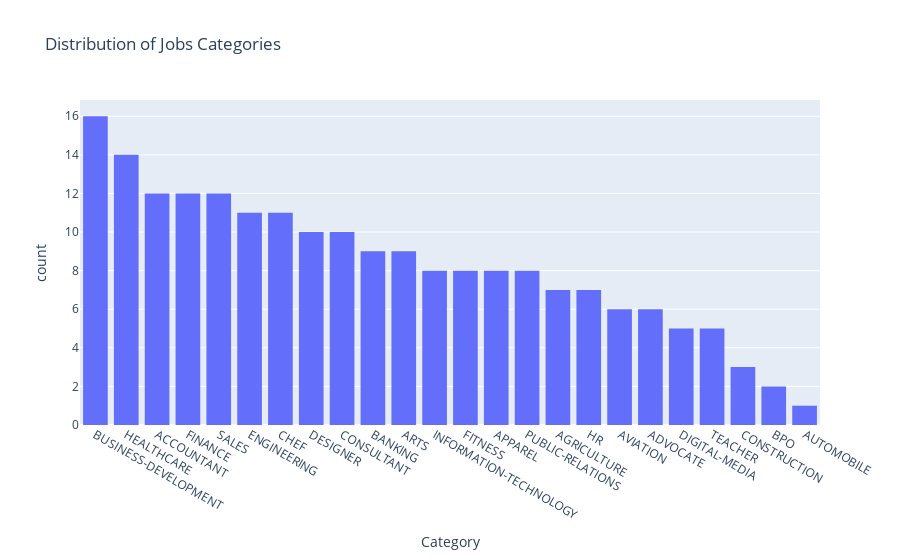

Write notebook code for a chart like this one.
### Code cell
fig = px.histogram(
    data, x='Category', title='Distribution of Jobs Categories'
).update_xaxes(categoryorder="total descending")
fig.show()

### Figure 1 — Plotly figure (JSON) as saved in the notebook; plotly's stock layout.template omitted (floating-point values rounded to 4 significant figures; data arrays with more than 128 entries replaced by an {"elided": "..."} marker saying what was removed)
{"data": [{"alignmentgroup": "True", "bingroup": "x", "hovertemplate": "Category=%{x}<br>count=%{y}<extra></extra>", "legendgroup": "", "marker": {"color": "#636efa", "pattern": {"shape": ""}}, "name": "", "offsetgroup": "", "orientation": "v", "showlegend": false, "type": "histogram", "x": {"elided": "200 str values"}, "xaxis": "x", "yaxis": "y"}], "layout": {"barmode": "relative", "legend": {"tracegroupgap": 0}, "title": {"text": "Distribution of Jobs Categories"}, "xaxis": {"anchor": "y", "categoryorder": "total descending", "domain": [0, 1], "title": {"text": "Category"}}, "yaxis": {"anchor": "x", "domain": [0, 1], "title": {"text": "count"}}}}
